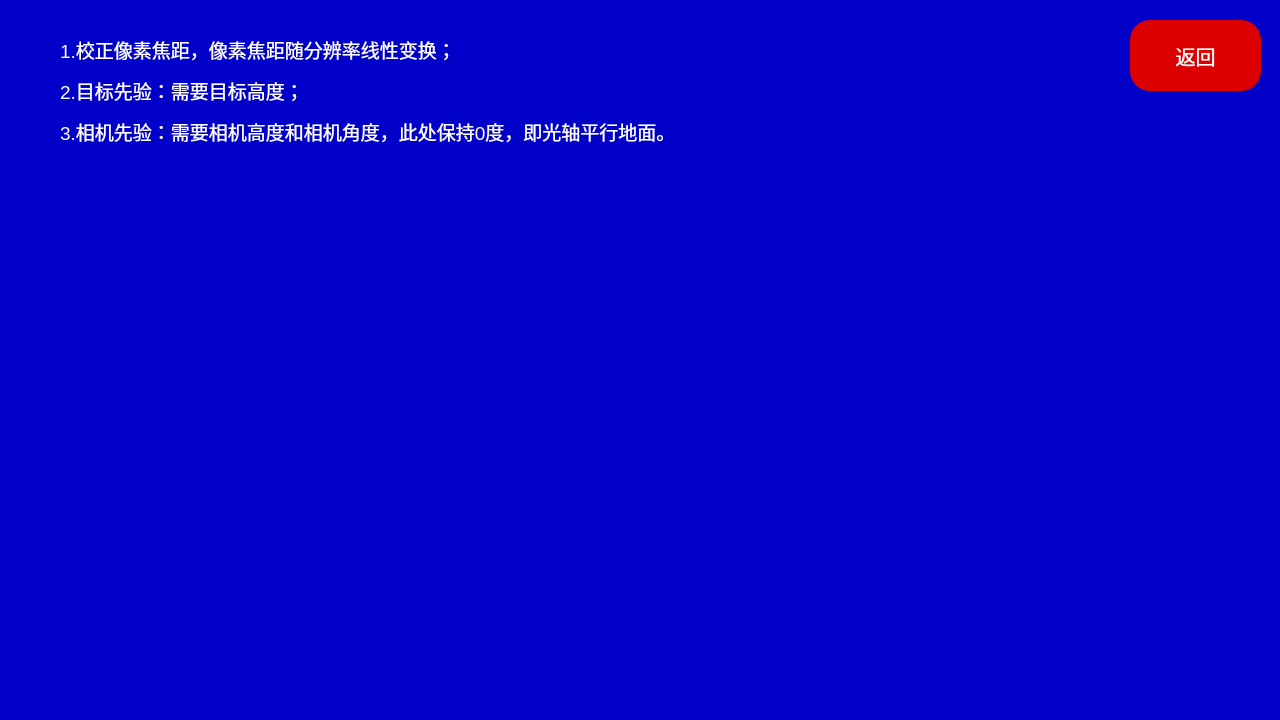
<?xml version="1.0" encoding="UTF-8"?>
<ui version="4.0">
 <class>usage</class>
 <widget class="QWidget" name="usage">
  <property name="geometry">
   <rect>
    <x>0</x>
    <y>0</y>
    <width>1280</width>
    <height>720</height>
   </rect>
  </property>
  <property name="windowTitle">
   <string>Form</string>
  </property>
  <property name="styleSheet">
   <string notr="true">background-color: rgb(0, 0, 200);</string>
  </property>
  <widget class="QPushButton" name="backBtn">
   <property name="geometry">
    <rect>
     <x>1130</x>
     <y>20</y>
     <width>131</width>
     <height>71</height>
    </rect>
   </property>
   <property name="font">
    <font>
     <pointsize>15</pointsize>
    </font>
   </property>
   <property name="styleSheet">
    <string notr="true">background-color:rgb(220, 0, 0) ;
color: rgb(255, 255, 255);
border-radius: 20px;</string>
   </property>
   <property name="text">
    <string>返回</string>
   </property>
  </widget>
  <widget class="QLabel" name="label">
   <property name="geometry">
    <rect>
     <x>60</x>
     <y>10</y>
     <width>721</width>
     <height>161</height>
    </rect>
   </property>
   <property name="font">
    <font>
     <pointsize>14</pointsize>
    </font>
   </property>
   <property name="styleSheet">
    <string notr="true">color: rgb(255, 255, 255);</string>
   </property>
   <property name="text">
    <string>&lt;html&gt;&lt;head/&gt;&lt;body&gt;&lt;p&gt;1.校正像素焦距，像素焦距随分辨率线性变换；&lt;/p&gt;&lt;p&gt;2.目标先验：需要目标高度；&lt;/p&gt;&lt;p&gt;3.相机先验：需要相机高度和相机角度，此处保持0度，即光轴平行地面。&lt;/p&gt;&lt;/body&gt;&lt;/html&gt;</string>
   </property>
  </widget>
 </widget>
 <resources/>
 <connections/>
</ui>
